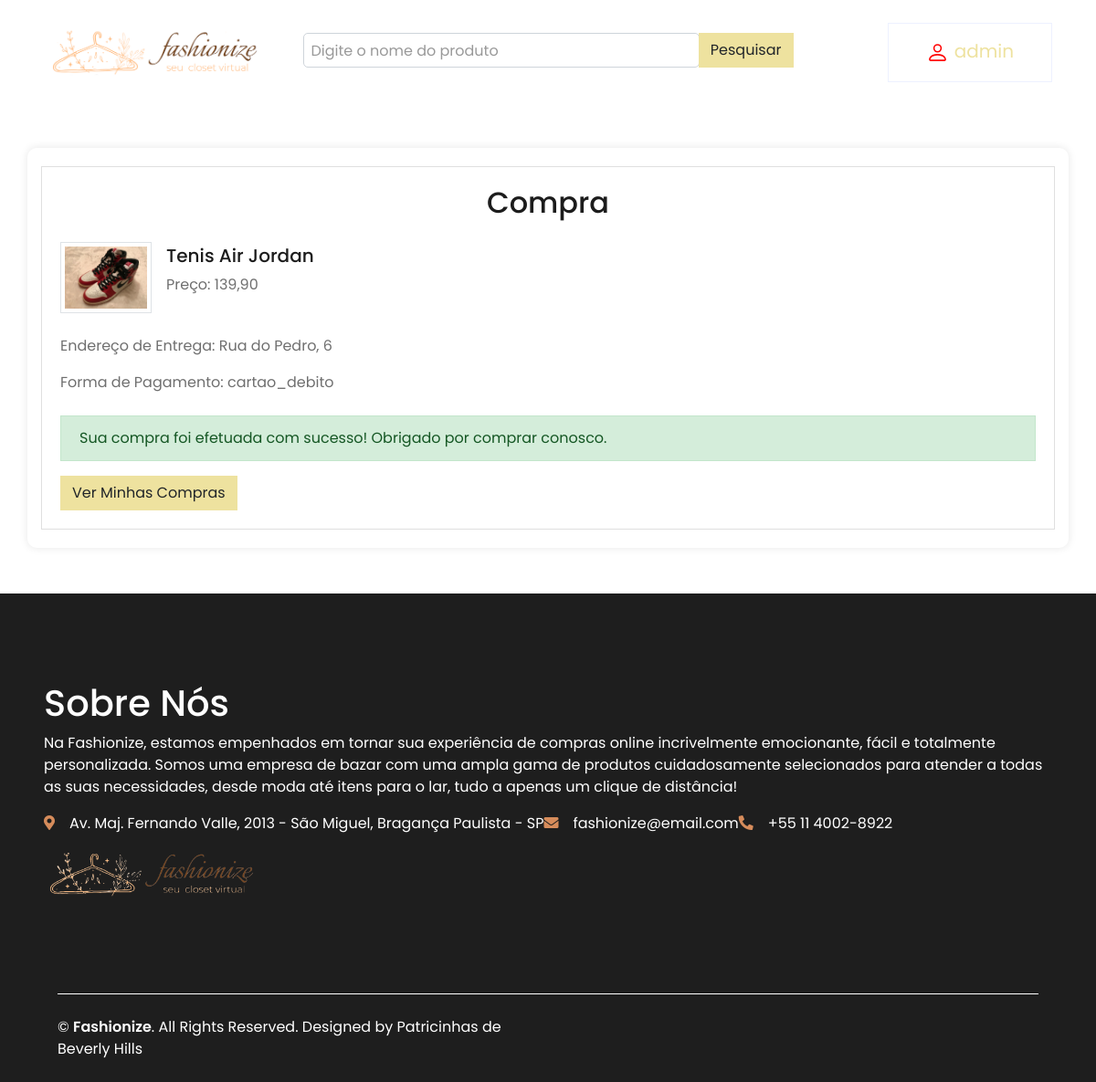
The page /confirmar/18/ (signed in) on the database its author committed.
### website/models.py (models this page shows, shortened)
class Compra(models.Model):
    usuario = models.ForeignKey(User, on_delete=models.CASCADE)
    produto = models.ForeignKey(Produto, on_delete=models.CASCADE)
    data_compra = models.DateTimeField(default=timezone.now)
    confirmada = models.BooleanField(default=False)
    endereco_entrega = models.CharField(max_length=255, blank=True, null=True)
    forma_pagamento = models.CharField(max_length=50, blank=True, null=True)

class Produto(models.Model):
    usuario = models.ForeignKey(User, on_delete=models.CASCADE, default=1)
    titulo = models.CharField(max_length=100)
    thumb = models.ImageField(upload_to='img_produto')
    descricao = models.TextField(max_length=1000)
    categoria = models.ForeignKey(Categoria, on_delete=models.CASCADE)
    data_criacao = models.DateTimeField(default=timezone.now)
    preco = models.DecimalField(max_digits=5, decimal_places=2)

### website/views.py (the view)
# urls.py: path('confirmar/<int:compra_id>/', views.confirmar_compra, name='confirmar_compra'),
@login_required
def confirmar_compra(request, compra_id):
    compra = get_object_or_404(Compra, pk=compra_id)
    return render(request, 'confirmar_compra.html', {'compra': compra})

### website/templates/confirmar_compra.html (shortened to what this page needs)
<!DOCTYPE html>
<html lang="pt-br">
{% load static %}
<head>
    <link href="https://cdnjs.cloudflare.com/ajax/libs/font-awesome/5.10.0/css/all.min.css" rel="stylesheet">
    <link href="{% static 'lib/owlcarousel/assets/owl.carousel.min.css' %}" rel="stylesheet">
    <link rel=”stylesheet” href=”https://cdn.jsdelivr.net/npm/bootstrap@5.0.2/dist/css/bootstrap.min.css”/>
    <link rel=”stylesheet” href=”https://cdn.jsdelivr.net/npm/bootstrap-icons@1.5.0/font/bootstrap-icons.css”/>
    <link href="{% static 'css/style.css' %}" rel="stylesheet"></head>
<body>
{% include 'commom/topbar.html' %}
  <div class="container mt-5">
    <div class="card">
      <div class="card-body">
        <h2 class="card-title mb-4">Compra</h2>
        <div class="d-flex align-items-center mb-4">
          <img src="{{ compra.produto.thumb.url }}" alt="{{ compra.produto.titulo }}" class="img-thumbnail" style="width: 100px; height: auto;" />
          <div class="ml-3">
            <h5>{{ compra.produto.titulo }}</h5>
            <p>Preço: {{ compra.produto.preco }}</p>
          </div>
        </div>
        <p class="card-text">Endereço de Entrega: {{ compra.endereco_entrega }}</p>
        <p class="card-text">Forma de Pagamento: {{ compra.forma_pagamento }}</p>
        <div class="alert alert-success mt-4" role="alert">
          Sua compra foi efetuada com sucesso! Obrigado por comprar conosco.
        </div>
        <a href="{% url 'minhas_compras' %}" class="btn btn-primary">Ver Minhas Compras</a>
      </div>
    </div>
  </div>
{% include 'commom/footer.html' %}
</body>
</html>

### website/templates/commom/topbar.html (shortened to what this page needs)
{% load static %}
<div class="row align-items-center py-3 px-xl-5">
    <div class="col-lg-3 d-none d-lg-block">
        <a href="{% url 'index' %}" class="text-decoration-none">
            <h1 class="m-0 display-5 font-weight-semi-bold"><span class="text-primary font-weight-bold"><img src="{% static 'img/logo2.png' %}" height="70px"></span></h1>
        </a>
    </div>
    <div class="col-lg-6 col-6 text-left">
       <form method="get" action="{% url 'pesquisar_produto' %}" class="mb-4">
          <div class="input-group">
            <input type="text" class="form-control" placeholder="Digite o nome do produto" name="q" value="{{ query }}">
            <div class="input-group-append">
              <button class="btn btn-primary" type="submit">Pesquisar</button>
            </div>
          </div>
        </form>
        </div>
    <div class="col-lg-3 col-6 text-right">
        <div class="btn border">
            {% if user.is_authenticated %}
                 <button class="navbar-toggler" type="button" data-toggle="collapse" data-target="#navbarNav" aria-controls="navbarNav" aria-expanded="false" aria-label="Toggle navigation">
                     <a href="#" class="nav-link">
                          {{ user.get_username }}
                        </a>
                 </button>
      </div>
            {% else %}
                <div style="display: flex; justify-content: space-between">
                    <a href="{% url 'login' %}" class="nav-item nav-link">Login</a>
                    <a href="{% url 'cadastro' %}" class="nav-item nav-link">Cadastro</a>
                </div>
            {% endif %}
        </div>
    </div>

### rows shown on the page
Compra: produto.thumb (picture), produto.titulo "Tenis Air Jordan", produto.preco "139,90", endereco_entrega "Rua do Pedro, 6", forma_pagamento "cartao_debito"

### other values the page prints
{{ user.get_username }} "admin"
